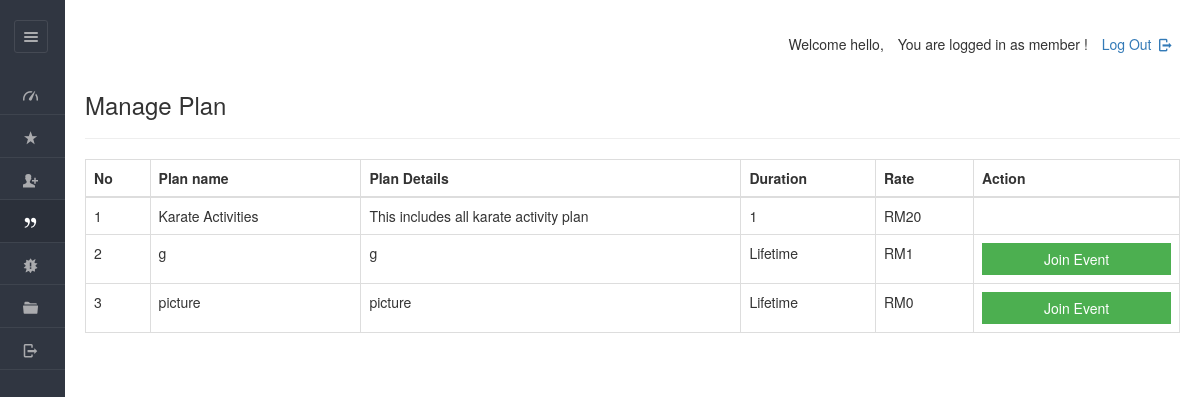
/dashboard/member/view_plan.php (signed in), run on an earlier commit of the app's database.
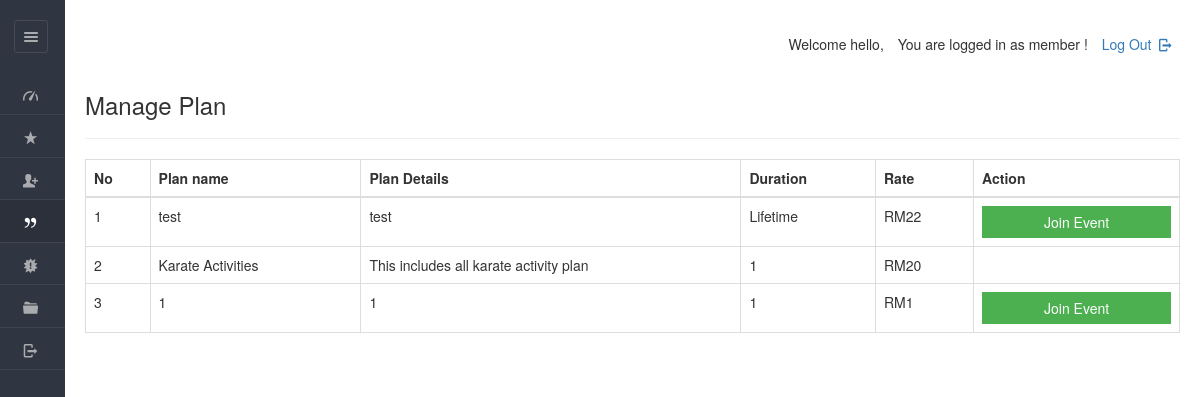
And on a later commit of the database.
### tables this page shows
CREATE TABLE `plan` (
  `planid` varchar(8) NOT NULL,
  `planName` varchar(20) NOT NULL,
  `description` varchar(200) NOT NULL,
  `planType` varchar(50) NOT NULL,
  `validity` varchar(20) NOT NULL DEFAULT 'Lifetime',
  `amount` int(10) NOT NULL DEFAULT 0,
  `active` varchar(255) NOT NULL
);

### dashboard/member/view_plan.php (the view, shortened to what this page needs)
<?php
require '../../include/db_conn.php';
?>
<!DOCTYPE html>
<html lang="en">
<head>
    <link rel="stylesheet" href="../../css/style.css"  id="style-resource-5">
    <link rel="stylesheet" href="../../css/dashMain.css">
    <link rel="stylesheet" type="text/css" href="../../css/entypo.css">
	<link href="a1style.css" rel="stylesheet" type="text/css">
	<link rel="stylesheet" href="https://maxcdn.bootstrapcdn.com/bootstrap/3.4.1/css/bootstrap.min.css">
	<link rel="stylesheet" href="../../css/dashboard/sidebar.css">
</head>
     <body class="page-body  page-fade" onload="collapseSidebar()">
    	<div class="page-container sidebar-collapsed" id="navbarcollapse">
		<div class="sidebar-menu">
			<header class="logo-env">
					<div class="sidebar-collapse" onclick="collapseSidebar()">
				<a href="#" class="sidebar-collapse-icon with-animation">
					<i class="entypo-menu"></i>
				</a>
			</div>
			</header>
    		<?php include('nav.php'); ?>
    	</div>
    		<div class="main-content">
				<div class="row">
					<div class="col-md-6 col-sm-8 clearfix">
					</div>
					<div class="col-md-6 col-sm-4 clearfix hidden-xs">
						<ul class="list-inline links-list pull-right">
							<li>
								<a href="logout.php">
									Log Out <i class="entypo-logout right"></i>
								</a>
							</li>
						</ul>
					</div>
				</div>
		<h3>Manage Plan</h3>
		<hr />
		<table class="table table-bordered datatable" id="table-1" border=1>
			<thead>
				<tr>
					<th>No</th>
					<th>Plan name</th>
					<th>Plan Details</th>
					<th>Duration</th>
					<th>Rate</th>
					<th>Action</th>
				</tr>
			</thead>
				<tbody>
				<?php
$query  = "SELECT * FROM plan WHERE active='yes' ORDER BY amount DESC";
$result = mysqli_query($con, $query);
$sno = 1;
if (mysqli_num_rows($result) > 0) {
    while ($row = mysqli_fetch_assoc($result)) {
        $msgid = $row['planid'];
        echo "<tr>";
        echo "<td>" . $sno . "</td>";
        echo "<td>" . htmlspecialchars($row['planName']) . "</td>";
        echo "<td width='380'>" . htmlspecialchars($row['description']) . "</td>";
        echo "<td>" . htmlspecialchars($row['validity']) . "</td>";
        echo "<td>RM" . htmlspecialchars($row['amount']) . "</td>";
        $sno++;
        if ($msgid !== 'XTWIOL') {
            echo '<td>
                    <a href="#?id=' . $msgid . '">
                        <input type="button" class="a1-btn a1-green" style="width:100%" value="Join Event">
                    </a>
                  </td>';
        } else {
            echo "<td></td>";
        }
        echo "</tr>";
    }
} else {
    echo "<tr><td colspan='6'>No active plans available.</td></tr>";
}
?>
				</tbody>
		</table>
    	</div>
    </body>
</html>

What changed in the data, as far as the page shows it:
removed plan: planName "picture", description "picture", validity "Lifetime", amount "0"
added plan: planName "test", description "test", validity "Lifetime", amount "22"
changed plan (number 3 of 3 on the later page): planName "g" → "1"; description "g" → "1"; validity "Lifetime" → "1"
